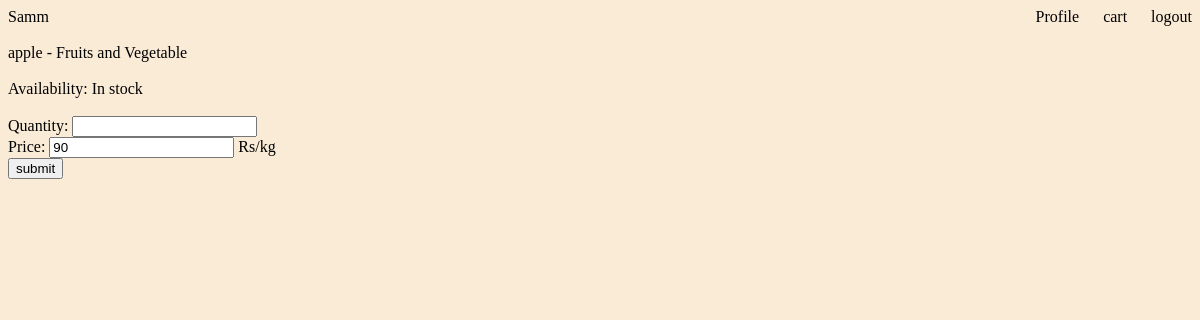
The app's page /buy/2/b (signed in) with its own data.
### groce/model.py (models this page shows, shortened)
class User(db.Model, UserMixin):
    u_id = db.Column(db.Integer, primary_key = True)
    first_name = db.Column(db.String, nullable = False)
    last_name = db.Column(db.String)
    mobile_number = db.Column(db.String(10), unique = True)
    Email_id = db.Column(db.String)
    user_name = db.Column(db.String, unique = True, nullable = False)
    password = db.Column(db.String, unique = True, nullable = False)
    carts = db.relationship('Addcart',backref = 'user')

class Product(db.Model):
    p_id = db.Column(db.Integer, primary_key = True)
    p_name = db.Column(db.String)
    unit = db.Column(db.String, nullable = False)
    rate = db.Column(db.Integer, nullable = False)
    quantity = db.Column(db.Integer)
    under_c_id = db.Column(db.Integer, db.ForeignKey("category.c_id"))
    carts = db.relationship('Addcart', backref ='cartproduct')

class Category(db.Model):
    c_id = db.Column(db.Integer, primary_key = True)
    c_name = db.Column(db.String, nullable = False, unique = True)
    products = db.relationship('Product', backref = "category")

### groce/routes.py (the view, shortened to what this page needs)
@app.route('/buy/<int:p_id>/b', methods = ['GET','POST'])
@login_required
def user_buying(p_id):
    product = Product.query.get(p_id)
    carts = Addcart.query.filter_by(user_id = current_user.u_id, product_id = p_id).first()
    return render_template('user_buy.html', product=product, user_name = current_user.first_name)

### groce/model.py (called while the page is built)
@login_manager.user_loader
def load_user(u_id):
    return User.query.get(int(u_id))

### groce/templates/user_buy.html (shortened to what this page needs)
<!DOCTYPE html>
<html lang="en">
<head>
</head>
<body>
    <form action="/buy/{{product.p_id}}/b", method='POST'>
        <div class="header">
            <div>
            {{user_name}}
        </div>
        <div class="profile">
            <a href="/profile" type="button" style="margin-left: 125px;"> Profile</a>
            <a href="/cart" type="submit">cart</a>
            <a href="/logout" type="button"> logout</a>
        </div>
        </div><br>
        <div>
            {{product.p_name}}
            -
            {{product.category.c_name}}
        </div> <br>
        <div>
            Availability: In stock
        </div><br>
        <label for="q_t">Quantity:</label>
        <input type="integer" name="q_n" id="q_t"><br>
        <label for="p">Price:</label>
        <input type="integer" name="price" id="p" value="{{product.rate}}">
        {{product.unit}}<br>
        <input type="submit" value="submit">
    </form>
</body>
</html>

### groce/templates/user_buy.html (style rules this page uses)
body { background-color: antiquewhite; }
.header { display: flex; justify-content: space-between; }
.profile { word-spacing: 20px; }
.profile a { text-decoration: none; color: black; }

### records on screen
User: first_name "Samm"
Product: p_name "apple", price "90", unit "Rs/kg"
Category: category.c_name "Fruits and Vegetable"
